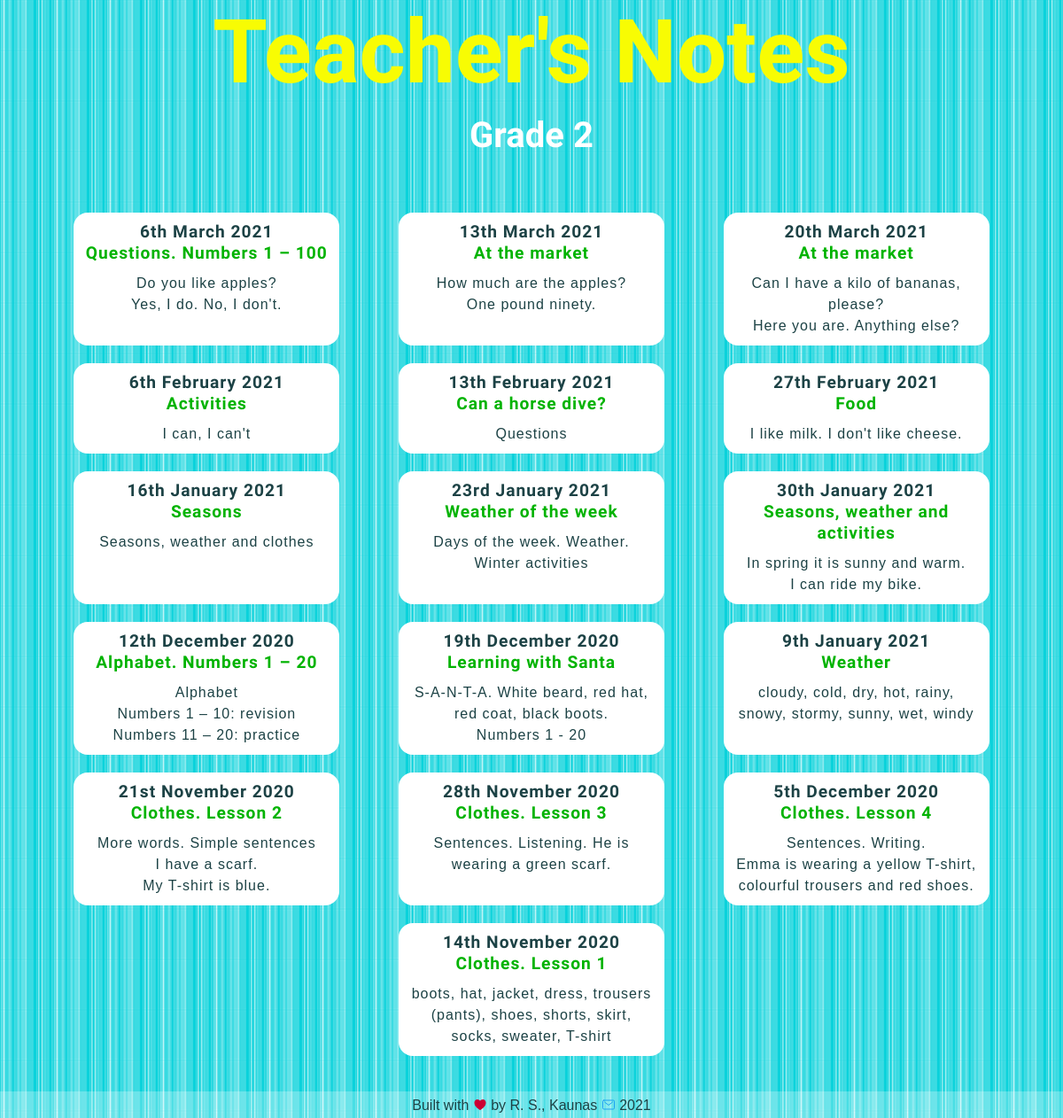
Page /blog/grade2/ on the earlier database version.
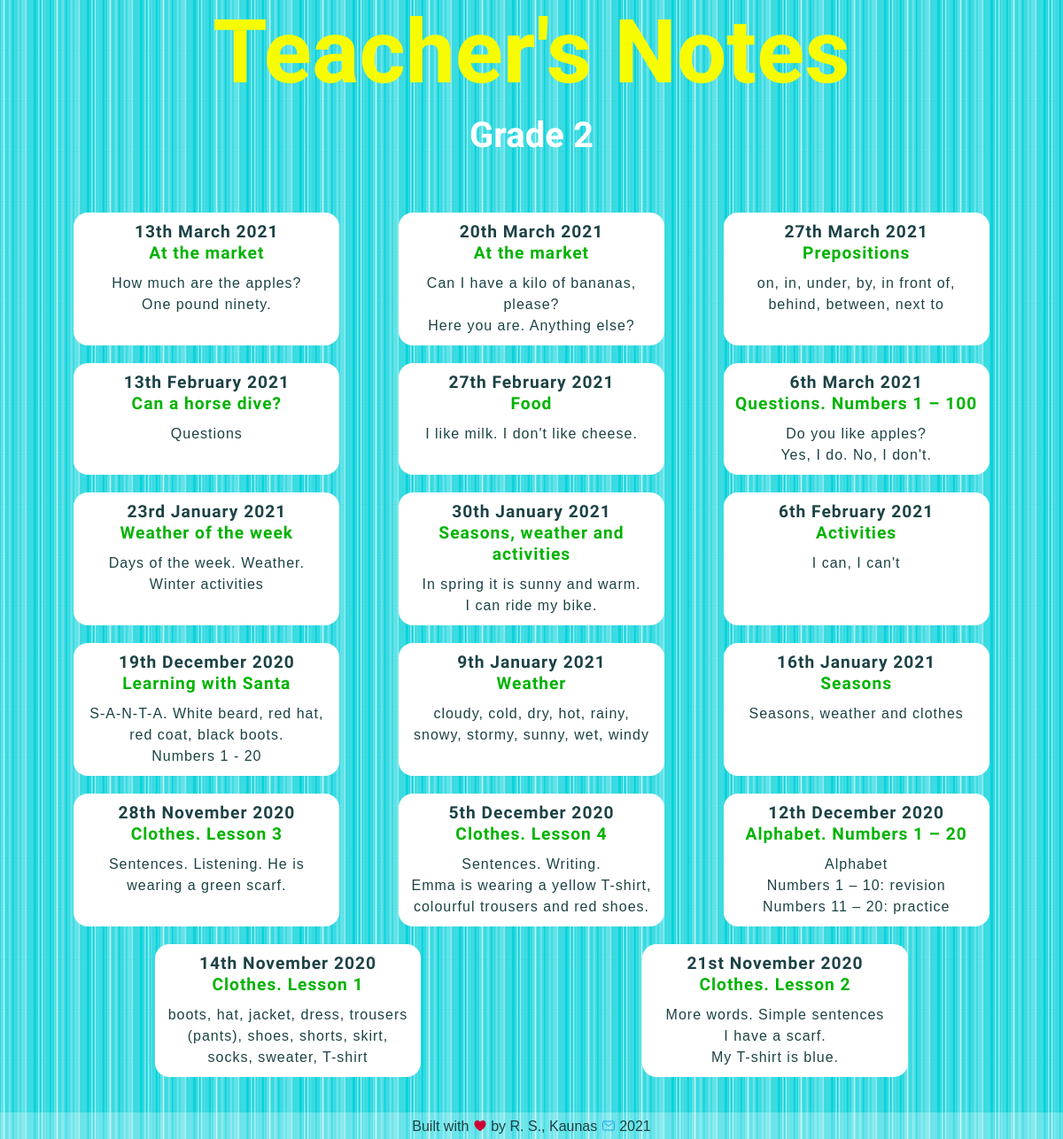
Same page on the later database version.
### blog/models.py (models this page shows, shortened)
class Grade2blogpost(models.Model):
    grade = models.CharField(max_length=10, default='Grade 2')
    date = models.DateField()
    title = models.TextField(max_length=200)
    intro = models.TextField(max_length=400, default='intro')
    description = models.TextField()
    image = models.ImageField(upload_to='blog/images/', default='blog/images/soon.png')
    file = models.FileField(upload_to='blog/downloads/', blank='True')
    credits = models.TextField(blank='True')

### blog/views.py (the view)
# urls.py: path('grade2/', views.view_all_grade2, name='url_all_grade2'),
def view_all_grade2(request):
    blogposts = Grade2blogpost.objects.order_by('-date')
    return render(request, 'blog/onegrade_2.html', {'blogposts': blogposts})

### blog/templates/blog/onegrade_2.html (shortened to what this page needs)
<!DOCTYPE html>
{% load static %}
<html lang="en">
<head>
    <link href="{% static 'blog/all_posts.css' %}" type="text/css" rel="stylesheet"/>
    <link href="{% static 'blog/queries.css' %}" type="text/css" rel="stylesheet"/>
</head>
<body>
<div id="page-container">
    <div id="content-wrap">
        <header>
            <h1>Teacher's Notes</h1>
            <h2>Grade 2</h2>
        </header>
        <section>
            <h3></h3>
            <div class="flex-container">
                {% for blogpost in blogposts %}
                    <a class="button" href="{% url 'blog:url_one_grade2' blogpost.id %}">
                        <h4>{{ blogpost.date|date:'jS F Y' }}</h4>
                        <h5>{{ blogpost.title|safe|truncatewords:20 }}</h5>
                        <p>{{ blogpost.intro|safe|truncatewords:20 }}</p></a>
                {% endfor %}
            </div>
        </section>
    </div>
    {% include 'blog/footer.html' %}
</div>
</body>
</html>

Differences in the rows shown:
added Grade2blogpost: date "27th March 2021", title "Prepositions", intro "on, in, under, by, in front of, behind, between, next to"
